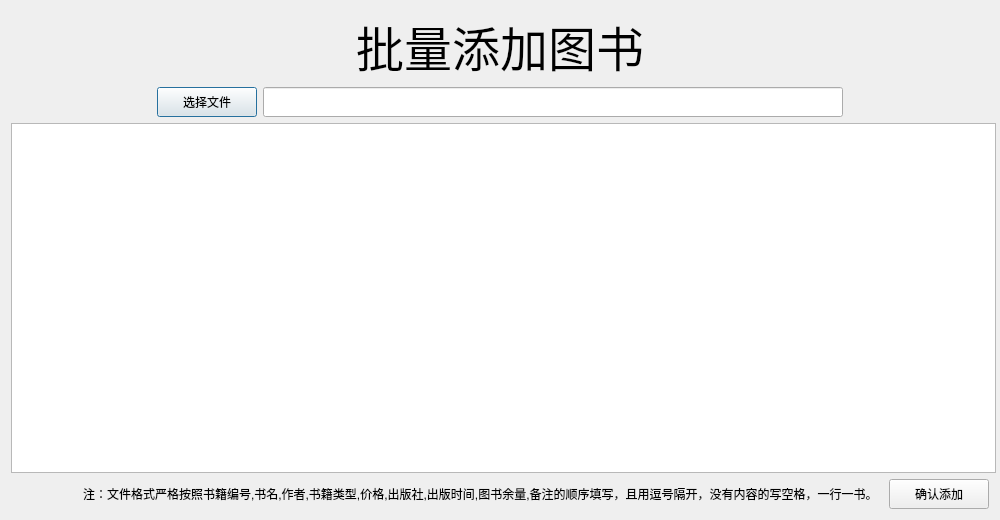
<?xml version="1.0" encoding="UTF-8"?>
<ui version="4.0">
 <class>addMuchBooksDialog</class>
 <widget class="QDialog" name="addMuchBooksDialog">
  <property name="geometry">
   <rect>
    <x>0</x>
    <y>0</y>
    <width>1000</width>
    <height>520</height>
   </rect>
  </property>
  <property name="minimumSize">
   <size>
    <width>1000</width>
    <height>520</height>
   </size>
  </property>
  <property name="maximumSize">
   <size>
    <width>1000</width>
    <height>520</height>
   </size>
  </property>
  <property name="windowTitle">
   <string>批量添加</string>
  </property>
  <layout class="QGridLayout" name="gridLayout">
   <item row="1" column="0" colspan="2">
    <layout class="QHBoxLayout" name="horizontalLayout">
     <item>
      <spacer name="horizontalSpacer">
       <property name="orientation">
        <enum>Qt::Horizontal</enum>
       </property>
       <property name="sizeHint" stdset="0">
        <size>
         <width>40</width>
         <height>20</height>
        </size>
       </property>
      </spacer>
     </item>
     <item>
      <widget class="QPushButton" name="Button_selectFile">
       <property name="minimumSize">
        <size>
         <width>100</width>
         <height>30</height>
        </size>
       </property>
       <property name="maximumSize">
        <size>
         <width>100</width>
         <height>30</height>
        </size>
       </property>
       <property name="text">
        <string>选择文件</string>
       </property>
      </widget>
     </item>
     <item>
      <widget class="QLineEdit" name="lineEdit_showFilePath">
       <property name="minimumSize">
        <size>
         <width>580</width>
         <height>30</height>
        </size>
       </property>
       <property name="maximumSize">
        <size>
         <width>580</width>
         <height>30</height>
        </size>
       </property>
      </widget>
     </item>
     <item>
      <spacer name="horizontalSpacer_2">
       <property name="orientation">
        <enum>Qt::Horizontal</enum>
       </property>
       <property name="sizeHint" stdset="0">
        <size>
         <width>40</width>
         <height>20</height>
        </size>
       </property>
      </spacer>
     </item>
    </layout>
   </item>
   <item row="2" column="0" colspan="2">
    <widget class="QTableWidget" name="tableWidget_addMuchBooks">
     <property name="minimumSize">
      <size>
       <width>985</width>
       <height>350</height>
      </size>
     </property>
     <property name="maximumSize">
      <size>
       <width>985</width>
       <height>350</height>
      </size>
     </property>
    </widget>
   </item>
   <item row="3" column="1">
    <layout class="QHBoxLayout" name="horizontalLayout_2">
     <item>
      <spacer name="horizontalSpacer_3">
       <property name="orientation">
        <enum>Qt::Horizontal</enum>
       </property>
       <property name="sizeHint" stdset="0">
        <size>
         <width>40</width>
         <height>20</height>
        </size>
       </property>
      </spacer>
     </item>
     <item>
      <widget class="QLabel" name="label_2">
       <property name="minimumSize">
        <size>
         <width>800</width>
         <height>0</height>
        </size>
       </property>
       <property name="text">
        <string>注：文件格式严格按照书籍编号,书名,作者,书籍类型,价格,出版社,出版时间,图书余量,备注的顺序填写，且用逗号隔开，没有内容的写空格，一行一书。</string>
       </property>
      </widget>
     </item>
     <item>
      <widget class="QPushButton" name="Button_affirmAdd">
       <property name="minimumSize">
        <size>
         <width>100</width>
         <height>30</height>
        </size>
       </property>
       <property name="maximumSize">
        <size>
         <width>100</width>
         <height>30</height>
        </size>
       </property>
       <property name="text">
        <string>确认添加</string>
       </property>
      </widget>
     </item>
    </layout>
   </item>
   <item row="0" column="0" colspan="2">
    <widget class="QLabel" name="label">
     <property name="minimumSize">
      <size>
       <width>0</width>
       <height>70</height>
      </size>
     </property>
     <property name="maximumSize">
      <size>
       <width>16777215</width>
       <height>70</height>
      </size>
     </property>
     <property name="font">
      <font>
       <family>华文行楷</family>
       <pointsize>36</pointsize>
      </font>
     </property>
     <property name="text">
      <string>批量添加图书</string>
     </property>
     <property name="alignment">
      <set>Qt::AlignCenter</set>
     </property>
    </widget>
   </item>
  </layout>
 </widget>
 <resources/>
 <connections/>
</ui>
